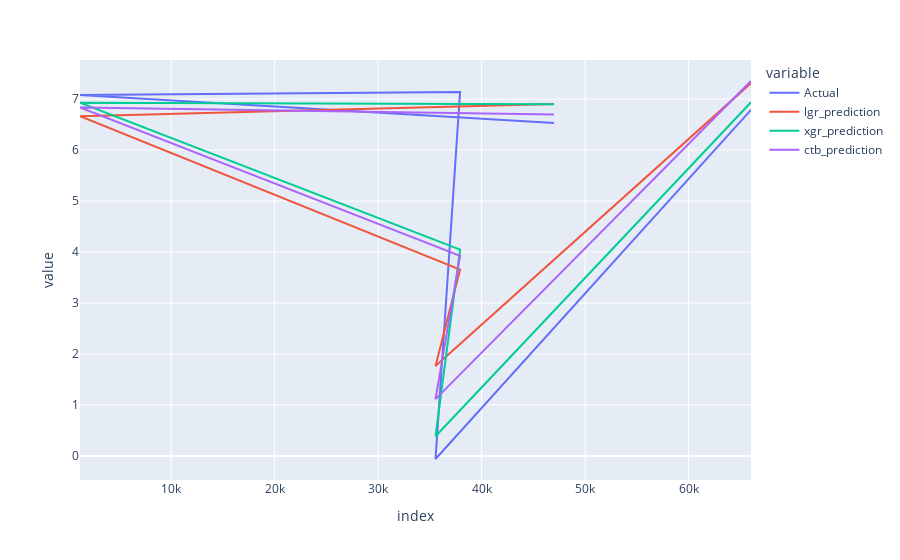

Notebook code cell kept with this figure:
### Code cell
px.line(xgr_df[0:5])

### Figure 1 — Plotly figure (JSON) as saved in the notebook; plotly's stock layout.template omitted (floating-point values rounded to 4 significant figures)
{"data": [{"hovertemplate": "variable=Actual<br>index=%{x}<br>value=%{y}<extra></extra>", "legendgroup": "Actual", "line": {"color": "#636efa", "dash": "solid"}, "marker": {"symbol": "circle"}, "mode": "lines", "name": "Actual", "orientation": "v", "showlegend": true, "type": "scatter", "x": [66038, 35550, 37922, 1193, 47006], "xaxis": "x", "y": [6.79, -0.06104, 7.137, 7.081, 6.532], "yaxis": "y"}, {"hovertemplate": "variable=lgr_prediction<br>index=%{x}<br>value=%{y}<extra></extra>", "legendgroup": "lgr_prediction", "line": {"color": "#EF553B", "dash": "solid"}, "marker": {"symbol": "circle"}, "mode": "lines", "name": "lgr_prediction", "orientation": "v", "showlegend": true, "type": "scatter", "x": [66038, 35550, 37922, 1193, 47006], "xaxis": "x", "y": [7.314, 1.764, 3.655, 6.665, 6.905], "yaxis": "y"}, {"hovertemplate": "variable=xgr_prediction<br>index=%{x}<br>value=%{y}<extra></extra>", "legendgroup": "xgr_prediction", "line": {"color": "#00cc96", "dash": "solid"}, "marker": {"symbol": "circle"}, "mode": "lines", "name": "xgr_prediction", "orientation": "v", "showlegend": true, "type": "scatter", "x": [66038, 35550, 37922, 1193, 47006], "xaxis": "x", "y": [6.937, 0.3855, 4.047, 6.93, 6.901], "yaxis": "y"}, {"hovertemplate": "variable=ctb_prediction<br>index=%{x}<br>value=%{y}<extra></extra>", "legendgroup": "ctb_prediction", "line": {"color": "#ab63fa", "dash": "solid"}, "marker": {"symbol": "circle"}, "mode": "lines", "name": "ctb_prediction", "orientation": "v", "showlegend": true, "type": "scatter", "x": [66038, 35550, 37922, 1193, 47006], "xaxis": "x", "y": [7.355, 1.113, 3.925, 6.835, 6.7], "yaxis": "y"}], "layout": {"legend": {"title": {"text": "variable"}, "tracegroupgap": 0}, "margin": {"t": 60}, "xaxis": {"anchor": "y", "domain": [0, 1], "title": {"text": "index"}}, "yaxis": {"anchor": "x", "domain": [0, 1], "title": {"text": "value"}}}}
